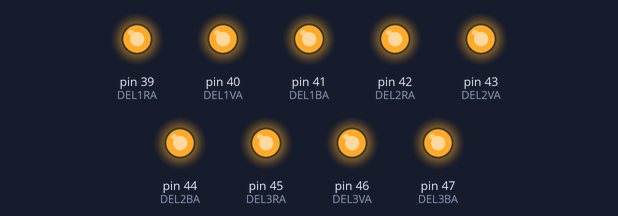
A program run on a simulated Arduino Mega 2560, built with avr-gcc and run on an emulated ATmega2560. Shown: output pins drawn as LEDs (lit = HIGH). Random numbers use the default seed unless the program sets one.

Above: at 0.1 s.
At 6.1 s:
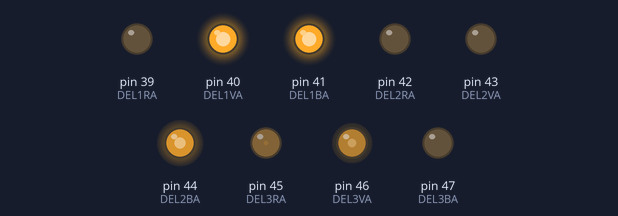
At 10.1 s:
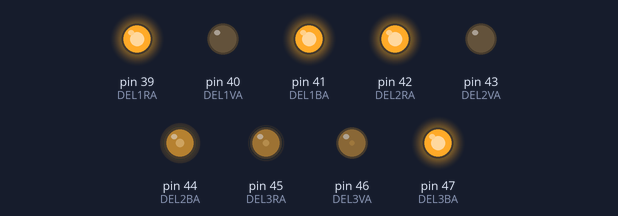
At 18.1 s:
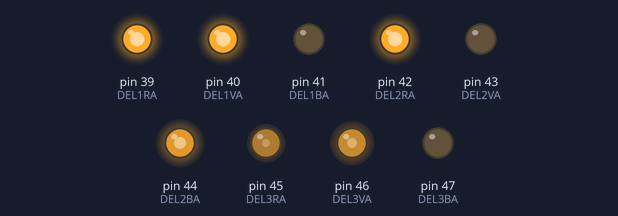
At 30.1 s:
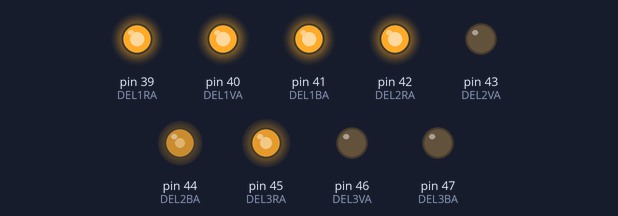
At 39.1 s:
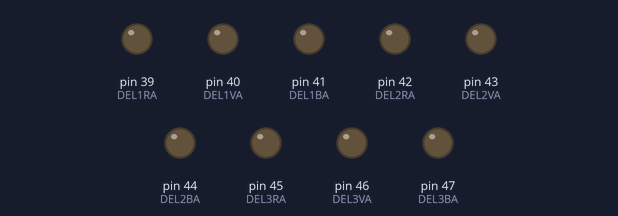
Timing chart, 0 to 40.0 s (numbered marks = the images above):
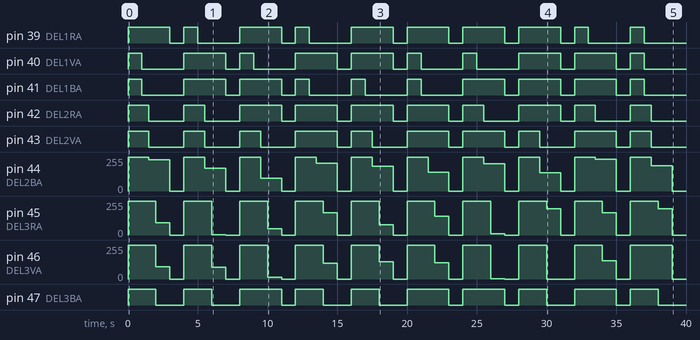

Measured:
- by itself, pin 39 (DEL1RA): LOW → HIGH at 0.00 s, → LOW 3.0 s later, → HIGH 1.0 s later, → LOW 1.0 s later, … (20 changes in this stretch)
- by itself, pin 40 (DEL1VA): LOW → HIGH at 0.00 s, → LOW 1.0 s later, → HIGH 3.0 s later, → LOW 3.0 s later, … (20 changes in this stretch)
- by itself, pin 41 (DEL1BA): LOW → HIGH at 0.00 s, → LOW 1.0 s later, → HIGH 3.0 s later, → LOW 3.0 s later, … (20 changes in this stretch)
- by itself, pin 42 (DEL2RA): LOW → HIGH at 0.00 s, → LOW 1.5 s later, → HIGH 2.5 s later, → LOW 1.5 s later, … (20 changes in this stretch)
- by itself, pin 43 (DEL2VA): repeats every 12.0 s: HIGH 3.0 s, LOW 1.0 s, HIGH 1.5 s, LOW 2.5 s, HIGH 3.0 s, LOW 1.0 s
- by itself, pin 44 (DEL2BA), pin 45 (DEL3RA), pin 46 (DEL3VA): ramps from 255/255 to 0/255 and jumps back, once every 4.0 s
- by itself, pin 47 (DEL3BA): LOW → HIGH at 0.00 s, → LOW 2.0 s later, → HIGH 2.0 s later, → LOW 2.0 s later, … (20 changes in this stretch)

The program:

main.cpp
```cpp
/**************************************************************/
// Date de création du programme: 10 septembre 2025
// Date de la dernière modification: 10 septembre 2025
// Nom du programmeur principal: Guillaume Beaulieu
//
// But du programme: solution de la manipulation 1 du laboratoire 1
// du cours 243-33A-MO Microcontrôleur 2
//
// Pour obtenir cet exemple de code, voir le dépôt GitHub suivant :
// https://github.com/gbeaulieuMontmo/243-33A-MO-Labo2_1_Solution.git
/**************************************************************/
#include <Arduino.h>
#include <bits_manip.h> //ajout de la bibliothèque bits_manip.h

// Définition des broches de la DEL1 RVB
#define DEL1R PG2
#define DEL1V PG1
#define DEL1B PG0
// Broches Arduino pour la DEL1 RVB
#define DEL1RA 39
#define DEL1VA 40
#define DEL1BA 41

// Définition des broches de la DEL2 RVB
#define DEL2R PL7
#define DEL2V PL6
#define DEL2B PL5
// Broches Arduino pour la DEL2 RVB
#define DEL2RA 42
#define DEL2VA 43
#define DEL2BA 44

// Définition des broches de la DEL3 RVB
#define DEL3R PL4
#define DEL3V PL3
#define DEL3B PL2
// Broches Arduino pour la DEL3 RVB
#define DEL3RA 45
#define DEL3VA 46
#define DEL3BA 47

// Définition des broches des boutons-poussoirs
#define BTNA PC6
#define BTNB PC4
#define BTNC PC5

//Permet d'allumer la DEL 1 de la couleur choisie.
//Param:  rouge = valeur de rouge entre 0 et 255.
//        vert = valeur de vert entre 0 et 255.
//        bleu = valeur de bleu entre 0 et 255.
void allume_del1(int rouge, int vert, int bleu)
{
  analogWrite(DEL1RA, rouge);
  analogWrite(DEL1VA, vert);
  analogWrite(DEL1BA, bleu);
}

//Permet d'allumer la DEL 2 de la couleur choisie.
//Param:  rouge = valeur de rouge entre 0 et 255.
//        vert = valeur de vert entre 0 et 255.
//        bleu = valeur de bleu entre 0 et 255.
void allume_del2(int rouge, int vert, int bleu)
{
  analogWrite(DEL2RA, rouge);
  analogWrite(DEL2VA, vert);
  analogWrite(DEL2BA, bleu);
}

//Permet d'allumer la DEL 3 de la couleur choisie.
//Param:  rouge = valeur de rouge entre 0 et 255.
//        vert = valeur de vert entre 0 et 255.
//        bleu = valeur de bleu entre 0 et 255.
void allume_del3(int rouge, int vert, int bleu)
{
  analogWrite(DEL3RA, rouge);
  analogWrite(DEL3VA, vert);
  analogWrite(DEL3BA, bleu);
}

void jeuxLumiere1()
{
  allume_del1(255, 0, 0); // Rouge
  allume_del2(0, 255, 0); // Vert
  allume_del3(0, 0, 255); // Bleu
  delay(1000);
  allume_del1(0, 255, 0); // Vert
  allume_del2(0, 0, 255); // Bleu
  allume_del3(255, 0, 0); // Rouge
  delay(1000);
  allume_del1(0, 0, 255); // Bleu
  allume_del2(255, 0, 0); // Rouge
  allume_del3(0, 255, 0); // Vert
  delay(1000);
  // Éteindre les DELs
  allume_del1(0, 0, 0);
  allume_del2(0, 0, 0);
  allume_del3(0, 0, 0);
  delay(1000);
}

void jeuxLumiere2()
{
  //Faire allumer les DELs en blanc
  allume_del1(255, 255, 255); // Blanc
  allume_del2(255, 255, 255); // Blanc
  allume_del3(255, 255, 255); // Blanc
  delay(1000);
  //Faire allumer les DELs une à la suite de l'autre avec des couleurs
  //au hasard
  allume_del1(random(0, 256), random(0, 256), random(0, 256));
  delay(500);
  allume_del2(random(0, 256), random(0, 256), random(0, 256));
  delay(500);
  allume_del3(random(0, 256), random(0, 256), random(0, 256));
  delay(1000);
  //Éteindre les DELs
  allume_del1(0, 0, 0);
  allume_del2(0, 0, 0);
  allume_del3(0, 0, 0);
  delay(1000);
}

void jeuxLumiere3()
{
  //Faire allumer les DELs en rouge si on appuie sur le bouton B
  //en vert si on appuie sur le bouton A
  //et en bleu si on appuie sur le bouton C
  if (isBitSet(PINC, BTNA) == 0) // Bouton A appuyé
  {
    //Allumer les DELs en vert
    allume_del1(0, 255, 0);
    allume_del2(0, 255, 0);
    allume_del3(0, 255, 0);
  }
  else if (isBitSet(PINC, BTNB) == 0) // Bouton B appuyé
  {
    //Allumer les DELs en rouge
    allume_del1(255, 0, 0);
    allume_del2(255, 0, 0);
    allume_del3(255, 0, 0);
  }
  else if (isBitSet(PINC, BTNC) == 0) // Bouton C appuyé
  {
    //Allumer les DELs en bleu
    allume_del1(0, 0, 255);
    allume_del2(0, 0, 255);
    allume_del3(0, 0, 255);
  }
  else // Aucun bouton appuyé
  {
    //Éteindre les DELs
    allume_del1(0, 0, 0);
    allume_del2(0, 0, 0);
    allume_del3(0, 0, 0);
  }
}

void jeuLumiere4()
{
  //Faire clignoter les DELs en rouge toutes les secondes
  //sans utiliser la fonction delay()
  unsigned long duree = 1000;
  static unsigned long dernierClignotement = millis();
  static bool delAllumees = false;
  //Vérifier si une seconde s'est écoulée
  //Si oui, changer l'état des DELs
  if((millis() - dernierClignotement) >= duree)
  {
    dernierClignotement = millis();
    if(delAllumees == false) {
      //Allumer les DELs en rouge
      allume_del1(255, 0, 0);
      allume_del2(255, 0, 0);
      allume_del3(255, 0, 0);
      delAllumees = true;
    } else {
      //Éteindre les DELs
      allume_del1(0, 0, 0);
      allume_del2(0, 0, 0);
      allume_del3(0, 0, 0);
      delAllumees = false;
    }
  }

}
void setup() {
  DDRG = setBitM(DDRG, B00000111); // Configure les broches de la DEL1 RVB comme sorties
  DDRL = setBitM(DDRL, B11111100); // Configure les broches de la DEL2 et DEL3 RVB comme sorties
  DDRC = clearBitM(DDRC, B01110000); // Configure les broches des boutons-poussoirs comme entrées
  PORTC = setBitM(PORTC, B01110000); // Active les résistances pullup internes pour les boutons-poussoirs
  randomSeed(analogRead(0)); // Initialisation du générateur de nombres aléatoires
}

void loop() {
  //jeuxLumiere1();
  jeuxLumiere2();
  //jeuxLumiere3();
}
```

bits_manip.h
```cpp
#ifndef BITS_MANIP_H
#define BITS_MANIP_H

//**********************************************************
// Programmer par Guillaume Beaulieu.
// Dernière modification: 15 juillet 2025
// Librairie qui permet de gérer les bits de ports
//**********************************************************

int setBit(int octet, unsigned char position);
int setBitM(int octet, int mask);
int clearBit(int octet, unsigned char position);
int clearBitM(int octet, int mask);
int clearAllBit(int octet);
int modifyBit(int octet, unsigned char position, bool newState);
int flipBit(int octet, unsigned char position);
bool isBitSet(int octet, unsigned char position);

#endif
```

bits_manip.cpp
```cpp
//**********************************************************
// Programmer par Guillaume Beaulieu.
// Dernière modification: 15 juillet 2025
// Librairie qui permet de gérer les bits de ports
//**********************************************************

//**********************************************************
// setBit permet de mettre à 1 le bit contenu dans octet à la
// position spécifiée.
// Paramètres: octet = entier pour lequel on veut mettre un
//                     bit à 1.
//             position = la position du bit à changer.
// Retour: retourne l'entier avec le bit changé.
//**********************************************************
int setBit(int octet, unsigned char position)
{
	int mask = 1 << position; //Création du masque
	return octet | mask;
}

//**********************************************************
// setBitM permet de mettre à 1 les bits contenu dans mask.
// Paramètres: octet = entier pour lequel on veut mettre un
//                     bit à 1.
//             mask = le masque à utiliser.
// Retour: retourne l'entier avec les bits changés.
//**********************************************************
int setBitM(int octet, int mask)
{
	return octet | mask;
}

//**********************************************************
// clearBit permet de mettre à 0 le bit contenu dans octet à
// la position spécifiée.
// Paramètres: octet = entier pour lequel on veut mettre un
//                     bit à 0.
//             position = la position du bit à changer.
// Retour: retourne l'entier avec le bit changé.
//**********************************************************
int clearBit(int octet, unsigned char position)
{
	int mask = 1 << position; //Création du masque
	//On inverse le masque avec ~ donc 0001 devient 1110 par exemple
	return octet & ~mask;
}

//**********************************************************
// clearBitM permet de mettre à 0 les bits contenus dans mask
// à la position spécifiée.
// Paramètres: octet = entier pour lequel on veut mettre un
//                     bit à 1.
//             mask = le masque à utiliser.
// Retour: retourne l'entier avec les bits changés.
//**********************************************************
int clearBitM(int octet, int mask)
{
	return octet & ~mask;
}

//**********************************************************
// clearAllBit permet de mettre à 0 tous les bits contenus
// dans octet.
// Paramètres: octet = entier pour lequel on veut mettre tous
//                     les bits à 0.
// Retour: retourne l'entier avec les bits changés.
//**********************************************************
int clearAllBit(int octet)
{
	int mask = 0xff;
	return octet & ~mask;
}

//**********************************************************
// modifyBit permet de mettre à 1 ou 0 le bit contenu dans x
// à la position spécifiée.
// Paramètres: octet = entier pour lequel on veut mettre un bit
//                 à 1.
//             position = la position du bit à changer.
//			   newState = nouvel état du bit soit 1 ou 0
// Retour: retourne l'entier avec le bit changé.
//**********************************************************
int modifyBit(int octet, unsigned char position, bool newState)
{
	int mask = 1 << position; //Création du masque
	int state = int(newState);
	return (octet&~mask) | (~state&mask);
}

//**********************************************************
// flipBit permet d'inverser le bit contenu dans octet à la
// position spécifiée.
// Paramètres: octet = entier pour lequel on veut mettre un
//                     bit à 1.
//             position = la position du bit à inverser.
// Retour: retourne l'entier avec le bit changé.
//**********************************************************
int flipBit(int octet, unsigned char position)
{
	int mask = 1 << position; //Création du masque
	return octet ^ mask;
}

//**********************************************************
// isBitSet permet de déterminer si le bit spécifié est à 0
// ou 1.
// Paramètres: octet = entier pour lequel on veut mettre un
//                     bit à 1.
//             position = la position du bit à changer.
// Retour: Retourne 1 si le bit est à 1 ou 0 s'il est à zéro.
//**********************************************************
bool isBitSet(int octet, unsigned char position)
{
	octet >>= position; //On isole le bits voulu.
	return (octet&1) != 0;
}
```
